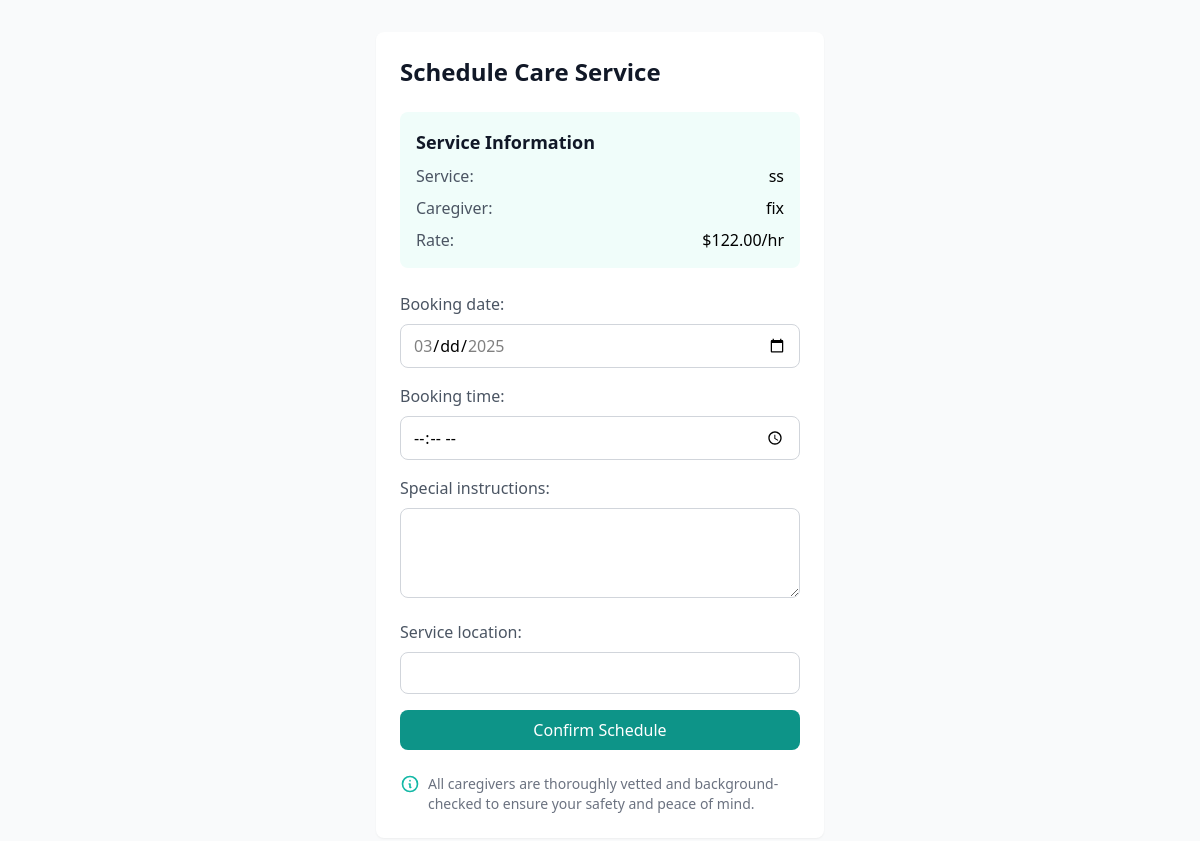
The app's page /services/service/6/book/ (signed in) with its own data.
### services/models.py (models this page shows, shortened)
class Service(models.Model):
    provider = models.ForeignKey(ServiceProvider, on_delete=models.CASCADE, related_name='services')
    category = models.ForeignKey(ServiceCategory, on_delete=models.CASCADE)
    name = models.CharField(max_length=255)
    description = models.TextField()
    base_price = models.DecimalField(max_digits=10, decimal_places=2)
    image = models.ImageField(upload_to='service_images/', null=True, blank=True)
    is_active = models.BooleanField(default=True)
    created_at = models.DateTimeField(auto_now_add=True)
    updated_at = models.DateTimeField(auto_now=True)
    class Meta:
        ordering = ['-created_at']

### accounts/models.py (models this page shows, shortened)
class ServiceProvider(models.Model):
    user = models.OneToOneField(User, on_delete=models.CASCADE)
    business_name = models.CharField(max_length=255)
    description = models.TextField()
    experience_years = models.IntegerField()
    is_verified = models.BooleanField(default=False)
    rating = models.DecimalField(
        max_digits=3,
        decimal_places=2,
        default=0.00,
        validators=[MinValueValidator(0.00), MaxValueValidator(5.00)]
    )
    total_reviews = models.IntegerField(default=0)
    STATUS_CHOICES = [
        ('active', 'Active'),
        ('inactive', 'Inactive'),
        ('suspended', 'Suspended')
    ]
    status = models.CharField(max_length=20, choices=STATUS_CHOICES, default='active')

### services/views.py (the view, shortened to what this page needs)
# urls.py: path('service/<int:service_id>/book/', views.CreateBookingView.as_view(), name='create_booking'),
class CreateBookingView(LoginRequiredMixin, CreateView):
    model = Booking
    form_class = BookingForm
    template_name = 'create_booking.html'
    def dispatch(self, request, *args, **kwargs):
        self.service = get_object_or_404(Service, pk=self.kwargs['service_id'])
        return super().dispatch(request, *args, **kwargs)
    def get_form_kwargs(self):
        kwargs = super().get_form_kwargs()
        kwargs['provider'] = self.service.provider
        return kwargs
    def get_context_data(self, **kwargs):
        context = super().get_context_data(**kwargs)
        context['service'] = self.service
        context['provider'] = self.service.provider
        today = timezone.now().date()
        available_days = AvailabilitySchedule.objects.filter(
            provider=self.service.provider,
            is_available=True
        ).values_list('day_of_week', flat=True)
        valid_dates = [
            (today + timezone.timedelta(days=i)).strftime('%Y-%m-%d')
            for i in range(30)  # Allow booking up to 30 days in advance
            if (today + timezone.timedelta(days=i)).strftime('%A') in available_days
        ]
        context['available_dates'] = valid_dates
        return context

### templates/create_booking.html (shortened to what this page needs)
{% load static %}
<!DOCTYPE html>
<html lang="en">
<head>
    <script src="https://cdn.tailwindcss.com"></script>
</head>
<body class="bg-gray-50 min-h-screen">
    <div class="container mx-auto px-4 py-8">
        {% block content %}
        {% if request.resolver_match.url_name == 'create_booking' %}
        <div class="max-w-md mx-auto bg-white shadow-sm rounded-lg overflow-hidden">
            <div class="p-6">
                <h2 class="text-2xl font-bold mb-6 text-gray-900">Schedule Care Service</h2>
                <div class="mb-6 p-4 bg-teal-50 rounded-lg">
                    <h3 class="font-semibold text-lg mb-2 text-gray-900">Service Information</h3>
                    <div class="space-y-2">
                        <p class="flex justify-between">
                            <span class="text-gray-600">Service:</span>
                            <span class="font-medium">{{ service.name }}</span>
                        </p>
                        <p class="flex justify-between">
                            <span class="text-gray-600">Caregiver:</span>
                            <span class="font-medium">{{ service.provider.business_name }}</span>
                        </p>
                        <p class="flex justify-between">
                            <span class="text-gray-600">Rate:</span>
                            <span class="font-medium">${{ service.base_price }}/hr</span>
                        </p>
                    </div>
                </div>
                <form method="post" class="space-y-4">
                    {{ form.as_p }}
                    <button type="submit" class="w-full bg-teal-600 text-white px-4 py-2 rounded-lg hover:bg-teal-700 transition">
                        Confirm Schedule
                    </button>
                </form>
                <div class="mt-6 text-sm text-gray-500 flex items-start">
                    <svg class="w-5 h-5 mr-2 text-teal-500 flex-shrink-0" fill="none" stroke="currentColor" viewBox="0 0 24 24">
                        <path stroke-linecap="round" stroke-linejoin="round" stroke-width="2" d="M13 16h-1v-4h-1m1-4h.01M21 12a9 9 0 11-18 0 9 9 0 0118 0z"></path>
                    </svg>
                    <p>All caregivers are thoroughly vetted and background-checked to ensure your safety and peace of mind.</p>
                </div>
            </div>
        </div>
        {% endif %}
        {% endblock %}
    </div>
</body>
</html>

### templates/create_booking.html (style rules this page uses)
input[type="time"], input[type="date"], input[type="text"], textarea { width: 100%; padding: 0.5rem 0.75rem; border: 1px solid #d1d5db; border-radius: 0.5rem; outline: none; }
label { display: block; margin-bottom: 0.5rem; font-weight: 500; color: #4b5563; }

### records on screen
Service: name "ss", provider.business_name "fix", base_price "122.00"
